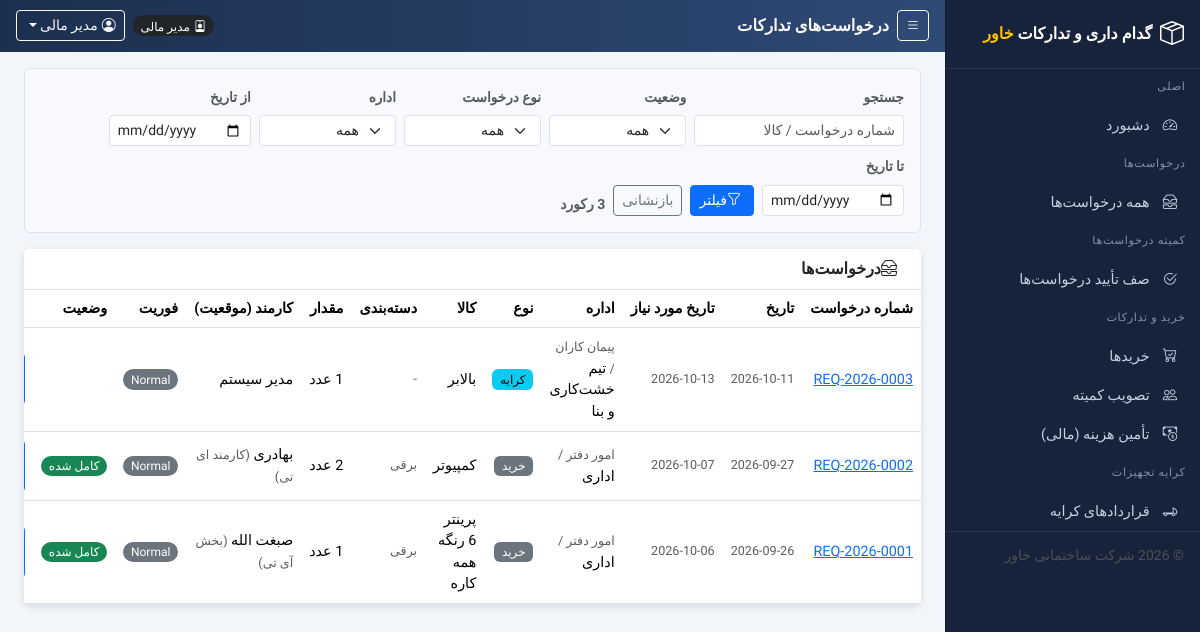
Page /requests/list.php (signed in) on the committed database.
### tables this page shows
CREATE TABLE `users` (
  `id` int(10) UNSIGNED NOT NULL,
  `username` varchar(50) NOT NULL,
  `password` varchar(255) NOT NULL COMMENT 'bcrypt hash (password_hash)',
  `name` varchar(100) NOT NULL,
  `role` enum('employee','procurement_manager','warehouse_manager','gate_security','committee','general_manager','finance','admin') NOT NULL DEFAULT 'employee',
  `department_id` int(10) UNSIGNED DEFAULT NULL,
  `email` varchar(120) DEFAULT NULL,
  `phone` varchar(30) DEFAULT NULL,
  `status` tinyint(1) NOT NULL DEFAULT 1,
  `created_at` timestamp NOT NULL DEFAULT current_timestamp()
);

CREATE TABLE `procurement_requests` (
  `id` int(10) UNSIGNED NOT NULL,
  `request_no` varchar(30) NOT NULL,
  `department_id` int(10) UNSIGNED NOT NULL,
  `category_id` int(10) UNSIGNED DEFAULT NULL,
  `item_name` varchar(150) NOT NULL,
  `quantity` varchar(50) NOT NULL COMMENT 'free text amount (supports kg, liter, متر, ...)',
  `unit` varchar(20) NOT NULL DEFAULT 'pcs',
  `request_type` enum('purchase','rental') NOT NULL DEFAULT 'purchase',
  `rental_duration` decimal(8,2) DEFAULT NULL,
  `rental_duration_unit` enum('hour','day','week','month') DEFAULT NULL,
  `rental_location` varchar(255) DEFAULT NULL,
  `operator_required` tinyint(1) NOT NULL DEFAULT 0,
  `urgency` enum('normal','urgent') NOT NULL DEFAULT 'normal',
  `direct_delivery` tinyint(1) NOT NULL DEFAULT 0,
  `reason` text DEFAULT NULL,
  `details` text DEFAULT NULL COMMENT 'detailed item specifications',
  `status` enum('pending','closed','warehouse_check','purchase_required','quotation_pending','committee_pending','approved','supplier_selected','authority_approved','financed','purchased','received','rental_required','rental_active','completed') NOT NULL DEFAULT 'pending',
  `requested_by` int(10) UNSIGNED NOT NULL,
  `employee_name` varchar(150) DEFAULT NULL COMMENT 'employee name as entered on the request form',
  `employee_position` varchar(150) DEFAULT NULL COMMENT 'job position as entered on the request form',
  `reviewed_by` int(10) UNSIGNED DEFAULT NULL,
  `review_note` text DEFAULT NULL,
  `reviewed_at` datetime DEFAULT NULL,
  `warehouse_note` text DEFAULT NULL,
  `request_date` date NOT NULL,
  `needed_date` date DEFAULT NULL COMMENT 'date the item must arrive by',
  `created_at` timestamp NOT NULL DEFAULT current_timestamp(),
  `updated_at` timestamp NOT NULL DEFAULT current_timestamp() ON UPDATE current_timestamp()
);

CREATE TABLE `departments` (
  `id` int(10) UNSIGNED NOT NULL,
  `name` varchar(100) NOT NULL,
  `code` varchar(20) NOT NULL DEFAULT '' COMMENT 'short code e.g. SITE, HQ',
  `parent_id` int(10) UNSIGNED DEFAULT NULL,
  `description` varchar(255) DEFAULT NULL,
  `created_at` timestamp NOT NULL DEFAULT current_timestamp()
);

CREATE TABLE `categories` (
  `id` int(10) UNSIGNED NOT NULL,
  `name` varchar(100) NOT NULL,
  `parent_id` int(10) UNSIGNED DEFAULT NULL,
  `description` varchar(255) DEFAULT NULL,
  `created_at` timestamp NOT NULL DEFAULT current_timestamp()
);

### includes/auth.php (called while the page is built, shortened)
<?php
require_once __DIR__ . '/functions.php';
function current_user()
{
    $u = fetch_one(
        'SELECT u.*, d.name AS department_name ' .
        'FROM users u LEFT JOIN departments d ON d.id = u.department_id ' .
        'WHERE u.id = ' . (int)$_SESSION['user_id'] . ' AND u.status = 1'
    );
    return $u;
}
function require_login()
{
    $u = current_user();
    return $u;
}

### requests/list.php (the view, shortened to what this page needs)
<?php
require_once __DIR__ . '/../includes/auth.php';
$user = require_login();
$page_title = 'درخواست‌های تدارکات';
$mine = isset($_GET['mine']) && (int)$_GET['mine'] === 1;
$q = trim($_GET['q'] ?? '');
$frm = trim($_GET['from_date'] ?? '');
$to  = trim($_GET['to_date'] ?? '');
$sql = "SELECT r.*, d.name dept, pd.name branch, c.name cat, u.name requester
        FROM procurement_requests r
        JOIN departments d ON d.id = r.department_id
        LEFT JOIN departments pd ON pd.id = d.parent_id
        LEFT JOIN categories c ON c.id = r.category_id
        LEFT JOIN users u ON u.id = r.requested_by";
$sql .= ' ORDER BY r.id DESC';
$rows = fetch_all($sql);
require_once __DIR__ . '/../includes/header.php';
?>
<div class="filter-box rounded-2 p-3 mb-3">
  <form method="get" class="row g-2 align-items-end">
    <div class="col-md-3">
      <label class="form-label small text-muted">جستجو</label>
      <input type="text" name="q" class="form-control form-control-sm" value="<?php echo h($q); ?>" placeholder="شماره درخواست / کالا">
    </div>
    <div class="col-md-2">
      <label class="form-label small text-muted">وضعیت</label>
      <select name="status" class="form-select form-select-sm" data-autosubmit>
        <option value="">همه</option>
      </select>
    </div>
    <div class="col-md-2">
      <label class="form-label small text-muted">نوع درخواست</label>
      <select name="type" class="form-select form-select-sm" data-autosubmit>
        <option value="">همه</option>
      </select>
    </div>
    <div class="col-md-2">
      <label class="form-label small text-muted">اداره</label>
      <select name="department_id" class="form-select form-select-sm" data-autosubmit>
        <option value="0">همه</option>
      </select>
    </div>
    <div class="col-auto"><label class="form-label small text-muted">از تاریخ</label>
      <input type="date" name="from_date" class="form-control form-control-sm" value="<?php echo h($frm); ?>"></div>
    <div class="col-auto"><label class="form-label small text-muted">تا تاریخ</label>
      <input type="date" name="to_date" class="form-control form-control-sm" value="<?php echo h($to); ?>"></div>
    <div class="col-auto pt-3"><button class="btn btn-primary btn-sm" type="submit"><i class="bi bi-funnel me-1"></i>فیلتر</button></div>
    <div class="col-auto pt-3"><a class="btn btn-outline-secondary btn-sm" href="<?php echo $base; ?>/requests/list.php<?php echo $mine ? '?mine=1' : ''; ?>">بازنشانی</a></div>
    <div class="col-auto pt-3"><strong class="text-muted small"><?php echo count($rows); ?> رکورد</strong></div>
  </form>
</div>
<div class="card">
  <div class="card-header d-flex justify-content-between align-items-center">
    <span><i class="bi bi-inboxes me-2"></i>درخواست‌ها</span>
  </div>
  <div class="table-responsive">
    <table class="table table-hover align-middle mb-0" id="mainTable">
      <thead>
        <tr><th>شماره درخواست</th><th>تاریخ</th><th>تاریخ مورد نیاز</th><th>اداره</th><th>نوع</th><th>کالا</th><th>دسته‌بندی</th><th>مقدار</th><th>کارمند (موقعیت)</th><th>فوریت</th><th>وضعیت</th><th></th></tr>
      </thead>
      <tbody>
      <?php foreach ($rows as $r): ?>
        <tr>
          <td><a href="<?php echo $base; ?>/requests/view.php?id=<?php echo $r['id']; ?>"><?php echo h($r['request_no']); ?></a></td>
          <td class="text-muted small text-nowrap"><?php echo h($r['request_date']); ?></td>
          <td class="text-muted small text-nowrap"><?php echo h($r['needed_date'] ?? '—'); ?></td>
          <td><?php if ($r['branch']): ?><span class="text-muted small"><?php echo h($r['branch']); ?> / </span><?php endif; ?><?php echo h($r['dept']); ?></td>
          <td><?php echo ($r['request_type'] ?? 'purchase') === 'rental' ? '<span class="badge text-bg-info">کرایه</span>' : '<span class="badge text-bg-secondary">خرید</span>'; ?></td>
          <td><?php echo h($r['item_name']); ?></td>
          <td class="text-muted small"><?php echo h($r['cat'] ?? '-'); ?></td>
          <td class="text-nowrap"><?php echo h($r['quantity']); ?> <?php echo h(unit_label($r['unit'])); ?></td>
          <?php $empName = trim($r['employee_name'] ?? ''); $empName = $empName !== '' ? $empName : $r['requester']; ?>
          <td><?php echo h($empName); ?><?php if (trim($r['employee_position'] ?? '') !== ''): ?> <span class="text-muted small">(<?php echo h($r['employee_position']); ?>)</span><?php endif; ?></td>
          <td><?php echo badge($r['urgency']); ?></td>
          <td><?php echo badge($r['status']); ?></td>
          <td><a class="btn btn-sm btn-outline-primary" href="<?php echo $base; ?>/requests/view.php?id=<?php echo $r['id']; ?>">باز کردن</a></td>
        </tr>
      <?php endforeach; ?>
      </tbody>
    </table>
  </div>
</div>
<?php require_once __DIR__ . '/../includes/footer.php'; ?>

### includes/header.php (shortened to what this page needs)
<?php
require_once __DIR__ . '/auth.php';
$me = $user ?? current_user();
$page_title = $page_title ?? 'Dashboard';
$base = BASE_URL;
?>
<!DOCTYPE html>
<html lang="fa" dir="rtl">
<head>
<link rel="stylesheet" href="https://cdn.jsdelivr.net/npm/bootstrap@5.3.3/dist/css/bootstrap.min.css">
<link rel="stylesheet" href="https://cdn.jsdelivr.net/npm/bootstrap-icons@1.11.3/font/bootstrap-icons.min.css">
<link rel="stylesheet" href="<?php echo $base; ?>/assets/css/style.css">
</head>
<body class="app-rtl">
<div class="app-shell">
  <div class="app-main">
    <header class="app-topbar">
      <div class="d-flex align-items-center text-light gap-2">
        <button class="btn btn-sm btn-outline-light" type="button" onclick="toggleSidebar()"><i class="bi bi-list"></i></button>
        <div class="topbar-title"><?php echo h($page_title); ?></div>
      </div>
      <div class="d-flex align-items-center text-light gap-2">
        <span class="badge text-bg-dark rounded-pill"><i class="bi bi-person-badge ms-1"></i><?php echo h(role_label($me['role'])); ?></span>
        <div class="dropdown">
          <button class="btn btn-sm btn-outline-light dropdown-toggle" type="button" data-bs-toggle="dropdown" aria-expanded="false">
            <i class="bi bi-person-circle ms-1"></i><?php echo h($me['name']); ?>
          </button>
        </div>
      </div>
    </header>
    <main class="app-content container-fluid px-3 px-xl-4 pt-3">

### includes/functions.php (shortened to what this page needs)
<?php
require_once __DIR__ . '/config.php';
function h($s)
{
    return htmlspecialchars((string)($s ?? ''), ENT_QUOTES);
}
function fetch_one($sql)
{
    global $conn;
    $r = $conn->query($sql);
    return ($r && $r->num_rows) ? $r->fetch_assoc() : null;
}
function fetch_all($sql)
{
    global $conn;
    $r = $conn->query($sql);
    if (method_exists($r, 'fetch_all')) { return $r->fetch_all(MYSQLI_ASSOC); }
    $rows = [];
    return $rows;
}
function _req_statuses()
{
    return [
        'pending'            => 'در انتظار تعیین بخش کمیته',
        'committee_review'   => 'در انتظار تأیید کمیته',
        'closed'             => 'بسته شده (غیرضروری)',
        'rental_required'    => 'آماده ثبت قرارداد کرایه',
        'rental_active'      => 'کرایه فعال',
        'warehouse_check'    => 'بررسی انبار',
        'purchase_required'  => 'نیاز به خرید',
        'quotation_pending'  => 'در حال جمع‌آوری قیمت‌ها',
        'committee_pending'  => 'در انتظار کمیته',
        'approved'           => 'تصویب شده',
        'supplier_selected'  => 'تأمین‌کننده نهایی انتخاب شده',
        'authority_approved' => 'تصویب ریاست شرکت',
        'financed'           => 'هزینه تأمین شد (مالی)',
        'purchased'          => 'خریداری / سفارش داده شده',
        'received'           => 'دریافت شده در گیت',
        'completed'          => 'کامل شده',
    ];
}
function _pur_statuses()
{
    return [
        'draft'              => 'پیش‌نویس',
        'quotation'          => 'جمع‌آوری قیمت‌ها',
        'committee_pending'  => 'در انتظار کمیته',
        'approved'           => 'تصویب کمیته - انتخاب تأمین‌کننده',
        'supplier_selected'  => 'در انتظار تصویب ریاست شرکت',
        'authority_approved' => 'تصویب ریاست - در انتظار مالی',
        'financed'           => 'هزینه تأمین شد - آماده ثبت سفارش',
        'ordered'            => 'سفارش داده شده',
        'received'           => 'دریافت شده در گیت',
        'completed'          => 'کامل شده',
        'rejected'           => 'رد شده',
    ];
}
function badge_class($s)
{
    $map = [
        'pending' => 'text-bg-warning', 'committee_review' => 'text-bg-primary',
        'closed' => 'text-bg-secondary',
        'rental_required' => 'text-bg-info', 'rental_active' => 'text-bg-primary',
        'scheduled' => 'text-bg-warning', 'active' => 'text-bg-primary',
        'returned' => 'text-bg-success',
        'warehouse_check' => 'text-bg-info', 'purchase_required' => 'text-bg-warning',
        'quotation_pending' => 'text-bg-info', 'committee_pending' => 'text-bg-primary',
        'approved' => 'text-bg-primary', 'purchased' => 'text-bg-info',
        'supplier_selected' => 'text-bg-warning',
        'authority_approved' => 'text-bg-primary', 'financed' => 'text-bg-info',
        'bank_cheque' => 'text-bg-secondary', 'cash' => 'text-bg-secondary',
        'bank_transfer' => 'text-bg-secondary', 'other' => 'text-bg-secondary',
        'received' => 'text-bg-secondary', 'completed' => 'text-bg-success',
        'draft' => 'text-bg-secondary', 'quotation' => 'text-bg-info',
        'ordered' => 'text-bg-info', 'rejected' => 'text-bg-danger',
        'urgent' => 'text-bg-danger', 'normal' => 'text-bg-secondary',
        'paid' => 'text-bg-success', 'direct' => 'text-bg-dark',
        'warehouse' => 'text-bg-info', 'open' => 'text-bg-success',
    ];
    return $map[$s] ?? 'text-bg-secondary';
}
function badge($s)
{
    $m = _req_statuses();
    foreach (_pur_statuses() as $k => $v) { $m[$k] = $v; }
    $m += ['scheduled'=>'در انتظار تحویل', 'active'=>'فعال', 'returned'=>'برگشت داده شده'];
    $label = $m[$s] ?? ucwords(str_replace('_', ' ', (string)$s));
    return '<span class="badge rounded-pill ' . badge_class($s) . '">' . h($label) . '</span>';
}
function role_label($r)
{
    $map = [
        'employee' => 'کارمند', 'procurement_manager' => 'مدیر خرید',
        'warehouse_manager' => 'مدیر انبار', 'gate_security' => 'امنیت گیت',
        'committee' => 'مسئول / عضو کمیته', 'general_manager' => 'مدیر عمومی',
        'finance' => 'مدیر مالی', 'contracting_manager' => 'مسئول امور قراردادی',
        'admin' => 'مدیر سیستم',
    ];
    return $map[$r] ?? $r;
}
function _units()
{
    return [
        'pcs' => 'عدد', 'bag' => 'کیسه', 'ton' => 'تن', 'kg' => 'کیلوگرم',
        'ream' => 'دسته', 'roll' => 'رول', 'liter' => 'لیتر', 'set' => 'ست',
        'pair' => 'جفت', 'box' => 'جعبه', 'coil' => 'کلاف', 'meter' => 'متر',
    ];
}
function unit_label($u)
{
    $map = _units();
    return $map[$u] ?? $u;
}

### assets/css/style.css (style rules this page uses)
:root { --pwms-sidebar-bg: #16233a; --pwms-topbar-bg: linear-gradient(90deg, #1c2f4f, #2f4a75); --pwms-content-bg: #f2f5f9; --pwms-accent: #e9a13c; }
body, .form-control, .form-select, .btn, .table, .dropdown-menu, .alert, input, select, textarea, button, .nav-link, .card-header, .card-body { font-family: 'Vazirmatn', 'Segoe UI', Tahoma, Arial, sans-serif; }
[dir="rtl"] .ms-1 { margin-left: .25rem !important; margin-right: 0 !important; }
[dir="rtl"] .me-1 { margin-right: .25rem !important; margin-left: 0 !important; }
[dir="rtl"] .me-2 { margin-right: .5rem !important; margin-left: 0 !important; }
.app-shell { display: flex; min-height: 100vh; }
.app-main { flex: 1 1 auto; min-width: 0; background: var(--pwms-content-bg); order: 1; }
.app-topbar { background: var(--pwms-topbar-bg); color: #fff; position: sticky; top: 0; z-index: 1030; display: flex; align-items: center; gap: 1rem; padding: .65rem 1rem; justify-content: space-between; direction: rtl; flex-direction: row; }
.topbar-title { font-size: 1.02rem; font-weight: 600; }
.app-content { min-height: calc(100vh - 55px); }
.card { border: 0; box-shadow: 0 .15rem .45rem rgba(28,45,75,.12); }
.card .card-header { font-weight: 600; background: #fff; border-bottom: 1px solid #dee5ec; }
.table { --bs-table-hover-bg: #eef2f7; font-size: .9rem; }
.table th { white-space: nowrap; }
.form-label { font-weight: 600; font-size: .85rem; }
.filter-box { background: #f7f9fc; border: 1px solid #dde4ee; border-radius: .6rem; }
.badge { font-weight: 500; font-size: .75rem; }

### rows in the picture
users: role "مدیر مالی", name "مدیر مالی"
procurement_requests: request_no "REQ-2026-0003", request_date "2026-10-11", needed_date "2026-10-13", departments.name "پیمان کاران", department.name "تیم خشت‌کاری و بنا", request_type "کرایه", item_name "بالابر", cat "-", unit "عدد", employee_name "مدیر سیستم", urgency "Normal"
procurement_requests: request_no "REQ-2026-0002", request_date "2026-09-27", needed_date "2026-10-07", departments.name "امور دفتر", department.name "اداری", request_type "خرید", item_name "کمپیوتر", category.name "برقی", unit "عدد", employee_name "بهادری", employee_position "کارمند ای تی", urgency "Normal کامل شده"
procurement_requests: request_no "REQ-2026-0001", request_date "2026-09-26", needed_date "2026-10-06", departments.name "امور دفتر", department.name "اداری", request_type "خرید", item_name "پرینتر 6 رنگه همه کاره", category.name "برقی", unit "عدد", employee_name "صبغت الله", employee_position "بخش آی تی", urgency "Normal کامل شده"

### other values in the picture
$page_title "درخواست‌های تدارکات"
count($rows) "3"
